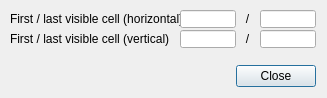
<?xml version="1.0" encoding="UTF-8"?>
<ui version="4.0">
 <class>CQDlgUiRolledUp</class>
 <widget class="QDialog" name="CQDlgUiRolledUp">
  <property name="geometry">
   <rect>
    <x>0</x>
    <y>0</y>
    <width>327</width>
    <height>98</height>
   </rect>
  </property>
  <property name="windowTitle">
   <string>OpenGl-based Custom UI Rolled-up Size</string>
  </property>
  <property name="locale">
   <locale language="English" country="UnitedStates"/>
  </property>
  <widget class="QLabel" name="label">
   <property name="geometry">
    <rect>
     <x>10</x>
     <y>10</y>
     <width>171</width>
     <height>18</height>
    </rect>
   </property>
   <property name="text">
    <string>First / last visible cell (horizontal)</string>
   </property>
  </widget>
  <widget class="QLineEdit" name="qqFirstH">
   <property name="geometry">
    <rect>
     <x>180</x>
     <y>10</y>
     <width>56</width>
     <height>18</height>
    </rect>
   </property>
  </widget>
  <widget class="QLineEdit" name="qqLastH">
   <property name="geometry">
    <rect>
     <x>260</x>
     <y>10</y>
     <width>56</width>
     <height>18</height>
    </rect>
   </property>
  </widget>
  <widget class="QLabel" name="label_2">
   <property name="geometry">
    <rect>
     <x>237</x>
     <y>10</y>
     <width>21</width>
     <height>18</height>
    </rect>
   </property>
   <property name="text">
    <string>/</string>
   </property>
   <property name="alignment">
    <set>Qt::AlignCenter</set>
   </property>
  </widget>
  <widget class="QLineEdit" name="qqFirstV">
   <property name="geometry">
    <rect>
     <x>180</x>
     <y>30</y>
     <width>56</width>
     <height>18</height>
    </rect>
   </property>
  </widget>
  <widget class="QLineEdit" name="qqLastV">
   <property name="geometry">
    <rect>
     <x>260</x>
     <y>30</y>
     <width>56</width>
     <height>18</height>
    </rect>
   </property>
  </widget>
  <widget class="QLabel" name="label_3">
   <property name="geometry">
    <rect>
     <x>237</x>
     <y>30</y>
     <width>21</width>
     <height>18</height>
    </rect>
   </property>
   <property name="text">
    <string>/</string>
   </property>
   <property name="alignment">
    <set>Qt::AlignCenter</set>
   </property>
  </widget>
  <widget class="QLabel" name="label_4">
   <property name="geometry">
    <rect>
     <x>10</x>
     <y>30</y>
     <width>171</width>
     <height>18</height>
    </rect>
   </property>
   <property name="text">
    <string>First / last visible cell (vertical)</string>
   </property>
  </widget>
  <widget class="QDialogButtonBox" name="qqClose">
   <property name="geometry">
    <rect>
     <x>15</x>
     <y>60</y>
     <width>301</width>
     <height>32</height>
    </rect>
   </property>
   <property name="standardButtons">
    <set>QDialogButtonBox::Close</set>
   </property>
  </widget>
 </widget>
 <resources/>
 <connections/>
</ui>
